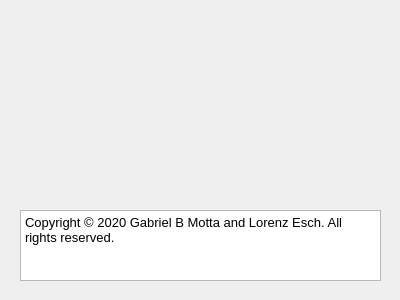
<?xml version="1.0" encoding="UTF-8"?>
<ui version="4.0">
 <class>FtBufferAboutWidgetClass</class>
 <widget class="QDialog" name="FtBufferAboutWidgetClass">
  <property name="geometry">
   <rect>
    <x>0</x>
    <y>0</y>
    <width>400</width>
    <height>300</height>
   </rect>
  </property>
  <property name="sizePolicy">
   <sizepolicy hsizetype="Fixed" vsizetype="Fixed">
    <horstretch>0</horstretch>
    <verstretch>0</verstretch>
   </sizepolicy>
  </property>
  <property name="minimumSize">
   <size>
    <width>400</width>
    <height>300</height>
   </size>
  </property>
  <property name="maximumSize">
   <size>
    <width>400</width>
    <height>300</height>
   </size>
  </property>
  <property name="windowTitle">
   <string>About Dummy Toolbox</string>
  </property>
  <widget class="QTextBrowser" name="textBrowser">
   <property name="geometry">
    <rect>
     <x>20</x>
     <y>210</y>
     <width>361</width>
     <height>71</height>
    </rect>
   </property>
   <property name="html">
    <string>&lt;!DOCTYPE HTML PUBLIC &quot;-//W3C//DTD HTML 4.0//EN&quot; &quot;http://www.w3.org/TR/REC-html40/strict.dtd&quot;&gt;
&lt;html&gt;&lt;head&gt;&lt;meta name=&quot;qrichtext&quot; content=&quot;1&quot; /&gt;&lt;style type=&quot;text/css&quot;&gt;
p, li { white-space: pre-wrap; }
&lt;/style&gt;&lt;/head&gt;&lt;body style=&quot; font-family:'Sans'; font-size:10pt; font-weight:400; font-style:normal;&quot;&gt;
&lt;table border=&quot;0&quot; style=&quot;-qt-table-type: root; margin-top:4px; margin-bottom:4px; margin-left:4px; margin-right:4px;&quot;&gt;
&lt;tr&gt;
&lt;td style=&quot;border: none;&quot;&gt;
&lt;p style=&quot; margin-top:0px; margin-bottom:0px; margin-left:0px; margin-right:0px; -qt-block-indent:0; text-indent:0px;&quot;&gt;&lt;span style=&quot; font-family:'Sans';&quot;&gt;Copyright © 2020 Gabriel B Motta and Lorenz Esch. All rights reserved.&lt;/span&gt;&lt;/p&gt;&lt;/td&gt;&lt;/tr&gt;&lt;/table&gt;&lt;/body&gt;&lt;/html&gt;</string>
   </property>
  </widget>
 </widget>
 <layoutdefault spacing="6" margin="11"/>
 <resources/>
 <connections/>
</ui>
